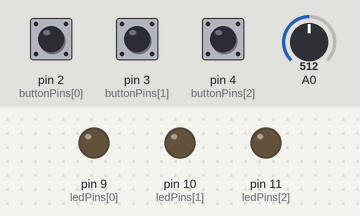
The sketch below on a simulated Arduino Uno, built with avr-gcc and run on an emulated ATmega328P. On the bench: output pins drawn as LEDs (lit = HIGH). The inputs (shaded band) are chosen by the test bench; at power-on: pin 2 (buttonPins[0]) HIGH, A0 = 512, pin 3 (buttonPins[1]) HIGH, pin 4 (buttonPins[2]) HIGH.

Above: at 1.2 s.
1.3 s: pin 2 (buttonPins[0]) pulled LOW for 0.15 s
At 2.3 s:
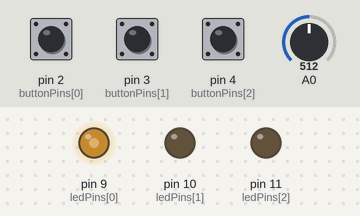
2.9 s: A0 set to 716
At 3.5 s:
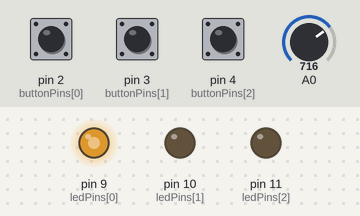
4.4 s: pin 3 (buttonPins[1]) pulled LOW for 0.15 s
At 4.7 s:
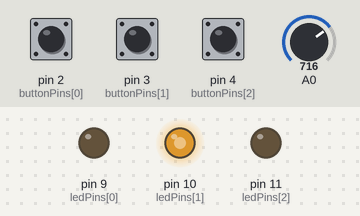
6.0 s: pin 4 (buttonPins[2]) pulled LOW for 0.15 s
At 7.1 s:
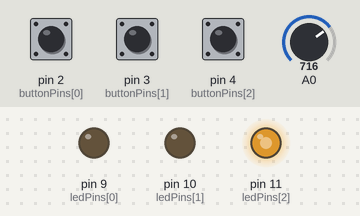
7.6 s: A0 set to 900
At 8.3 s:
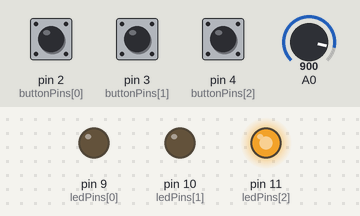
9.1 s: pin 2 (buttonPins[0]) pulled LOW for 1 s
At 9.4 s:
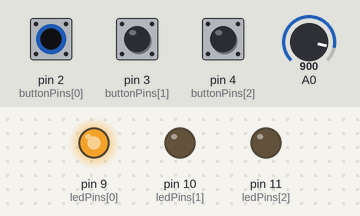
Timing chart, 0 to 12.1 s (numbered marks = the images above; inputs shaded):
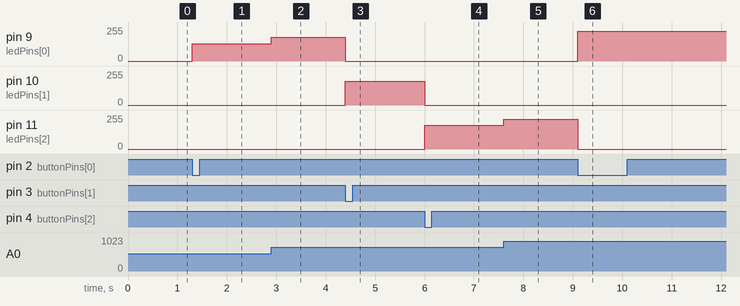

Measured:
- after the input at 1.3 s, pin 9 (ledPins[0]): 0/255 → 128/255 at once
- after the input at 2.9 s, pin 9 (ledPins[0]): 128/255 → 179/255 at once
- after the input at 4.4 s, pin 9 (ledPins[0]): 179/255 → 0/255 at once; pin 10 (ledPins[1]): 0/255 → 179/255 at once
- after the input at 6.0 s, pin 10 (ledPins[1]): 179/255 → 0/255 at once; pin 11 (ledPins[2]): 0/255 → 179/255 at once
- after the input at 7.6 s, pin 11 (ledPins[2]): 179/255 → 225/255 at once
- after the input at 9.1 s, pin 9 (ledPins[0]): 0/255 → 225/255 at once; pin 11 (ledPins[2]): 225/255 → 0/255 at once

The sketch:

week_9.ino
```cpp
//define which arduino pins the buttons and leds are connected to
const int buttonPins[3] = {2, 3, 4};
const int ledPins[3] = {9, 10, 11};


//keeps track of which led is currently on (-1 means none)
int activeLED = -1;

void setup() {
  //initialize all button and led pins
  for (int i = 0; i < 3; i++) {
    //use internal pull-up resistor (button connects to 5v when pressed)
    //default state is high, pressed = low
    pinMode(buttonPins[i], INPUT_PULLUP);

    //set led pins as outputs
    pinMode(ledPins[i], OUTPUT);
  }
}

void loop() {
  //loop through each button to check if it’s pressed
  for (int i = 0; i < 3; i++) {
    //button pressed (low because of input_pullup)
    if (digitalRead(buttonPins[i]) == LOW) {
      //set this led as the active one
      activeLED = i;

      //turn off all other leds
      for (int j = 0; j < 3; j++) {
        if (j != i) analogWrite(ledPins[j], 0);
      }
    }
  }

  //if an led is active, adjust its brightness based on the potentiometer
  if (activeLED != -1) {
    //read analog value from potentiometer (0–1023)
    int sensorValue = analogRead(A0);

    //control brightness of the active led
    analogWrite(ledPins[activeLED], sensorValue/4);
  }
}
```
